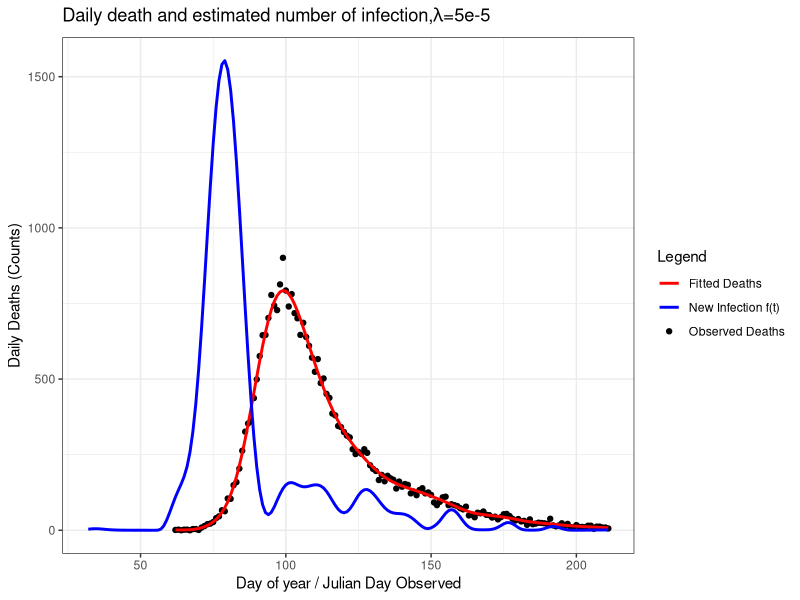
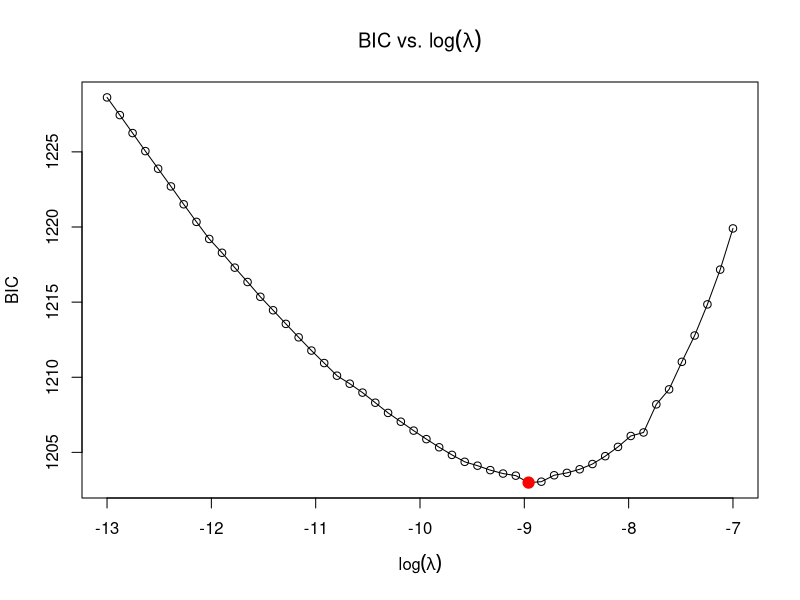
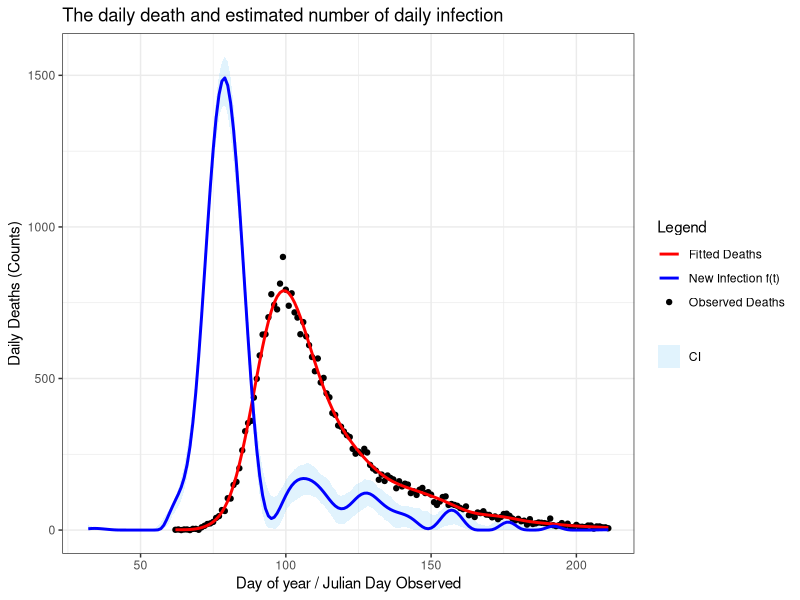

Write the R code that produced these figures, in order.
start <- Sys.time()
##=============== PROJECT 3 - EXTENDED STATISTICAL PROGRAMMING =================
# Group 12 
# Aseel Alghamdi : S2901228
# Fenanda Dwitha Kurniasari : S2744048
# Nurmawiya : S2822251

# Aseel     : Make function to contruct X, X tilde, and S (make_matrice)
#             Make objective function and its derivative
#             Revise and put comment on code
# Fenanda   : Bootstrap Uncertainty
#             Make final plot
#             Revise and put comment on code
# Nurmawiya : Preliminary Sanity Check with initial lambda, making plot
#             Fit the model using BFGS
#             Revise and put comment on code

# Repository Link
# https://github.com/fenandadwithak/Team12/tree/main/Proj3

# ==============================================================================
##                                  OUTLINE
# ==============================================================================
# This script implements a full deconvolution model to infer the daily number
# of new Covid-19 infections in England during 2020 from observed hospital
# death counts. The work follows these steps:
#
# 1. Construct the matrices required for the model: 
#       - X̃ : the B-spline basis matrix used to represent f(t)
#       - X  : the corresponding model matrix for expected deaths, obtained by
#              convolving X̃ with the infection-to-death delay distribution
#       - S  : the second-difference penalty matrix controlling smoothness.
#
# 2. Write functions for the penalised negative log-likelihood and its gradient
#    with respect to γ, where β = exp(γ) ensures positivity. Verify the gradient
#    numerically using finite differences.
#
# 3. Fit the model with a fixed smoothing parameter λ = 5e-5 as an initial
#    diagnostic check, and plot the observed deaths, fitted deaths, and the
#    corresponding infection curve f(t) to confirm sensible behaviour.
#
# 4. Select the smoothing parameter by minimising the Bayesian Information
#    Criterion (BIC). A grid of λ values is explored over log-scale
#    seq(-13, -7, length = 50), and the effective degrees of freedom are
#    computed from the Hessian at each fit.
#
# 5. Quantify uncertainty in the estimated infection curve using
#    non-parametric bootstrap resampling. Bootstrap weights are generated and
#    the model is refitted for 200 iterations to obtain a distribution of f(t).
#
# 6. Produce the final visual outputs: 
#       - observed vs fitted hospital deaths, and 
#       - the estimated infection trajectory f(t) with 95% bootstrap intervals

##===================== Data Preparation & Load library ========================
library(splines) #provides functions for constructing B-spline basis matrices
library(ggplot2) #used later for plotting fitted deaths and infection curves

df <- read.table("engcov.txt", header = TRUE) #load covid-19 deaths datasets
y <- df$nhs #observed deaths on each day
t <- df$julian #corresponding day-of-year in 2020
n <- length(y) #total observation

#probability distribution for the delay from infection to death (1–80 days)
d <- 1:80; edur <- 3.151 #mean (on log-scale) of log-normal delay distribution
sdur <- .469 #sd (on log-scale)
pd <- dlnorm(d, edur, sdur) #unnormalised probabilities
pd <- pd / sum(pd) #normalise to sum to 1

##==================== (1) Construct X, Xtilde, and S ==========================
make_matrices <- function(t, K=80) {
  # Function to construct the matrices required for the deconvolution model:
  #   - Xtilde : B-spline basis for representing f(t)
  #   - X      : model matrix mapping beta to expected deaths (via convolution)
  #   - S      : second-difference penalty matrix for smoothing beta
  #
  # Arguments:
  #   t : vector of observation days (Julian day of 2020)
  #   K : number of B-spline basis functions (default 80)
  #
  # Returns:
  #   A list containing Xtilde, X, and S.
  
  ## ----- Construct Xtilde (spline basis for f(t)) -----
  # Internal knots run from (min death day - 30) to max death day.
  # The subtraction of 30 allows f(t) to include infections up to ~30 days
  # before the first recorded death.
  
  # internal knots: K-2 points spanning the modelling range of f(t)
  internal_knots <- seq(min(t) - 30, max(t), length.out = K - 2)
  step <- diff(internal_knots[2:3]) #calculating space between adjacent knots
  #constructing full knots sequence up to total of K + 4 = 84
  full_knots <- c(internal_knots[1] - step * 3:1, #3 exterior knots before
                  internal_knots, #internal knots
                  internal_knots[length(internal_knots)] + step * 1:3)
                  #3 exterior knots after
  
  #construct matrix X-tilde using splineDesign with 84 knots as defined 
  #before starting from min(t)-30 until max(t) with order of the spline = 4
  Xtilde <- splineDesign(knots=full_knots, 
                         x=(min(t)-30):max(t), 
                         ord=4, # cubic splines
                         outer.ok= TRUE)
  
  # Construct X
  X <- matrix(0, nrow=length(t), ncol=ncol(Xtilde)) # initialize matrix to store
  #for every value in length(t) = 150
  # Execute for each observation of time (1:150)
  for (i in 1:length(t)) {
    j_max <- min(80, 29 + i) ## define upper bound for summation
    for (j in 1:j_max) { ## calculate for each days until death 
      # fill corresponding cells with corresponding element X_tilde and prob 
      # death time function
      X[i,] <- X[i,] + Xtilde[30 + i - j,] * pd[j] 
    }
  }
  
  # Construct S (Penalised Matrix)
  S <- crossprod(diff(diag(ncol(X)), diff=2))
  
  list(Xtilde=Xtilde, X=X, S=S) ## return the output into a list 
}##make_matrices

mats <- make_matrices(t) #construct matrices for the observed days
X <- mats$X ## X
S <- mats$S ## S (second-difference penalty)
Xtilde <- mats$Xtilde ## X tilde

##============= (2) Function Penalised NLL and its Objective Func. =============
# In this part, we define objective function to be optimised. For this case, 
# it's already given that f(t) has possion GLM distribution

# First, we know that (log likehood funct of poisson) formula for poisson 
#        l = ∑[yi.log(μi)−μi−log(yi!)]
#        where  μ = Xβ
#        Also, we drop log(yi!) as it does not depends on parameter
#   
# NLL = - ∑(Xβ−y⋅log(Xβ))[Negative loglikelihood function], where μ = X β and 
#       β=exp(γ). The exponential reparameterisation ensures β>0.
#
# Then, the penalty is applied to β (control smoothness of the function), 
#       P = 0.5λβ'Sβ

# Penalised NLL = NLL + P

# Objective Function
pen_nll <- function(gamma, X, y, S, lambda, weight=1) {
  # Function to compute penalised negative log likehood
  # Input/Argument : (1) Gamma : K-vector of spline coefficients
  #                  (2) y : the deaths on day of the year ti
  #                  (3) S : penalised matrix
  #                  (4) lambda : smoothing parameter
  #                  (5) weight : weight for bootstraping sampled data
  #                      adjusted for more general use in this case
  
  # Output/Return  : single numeric value of pen_nll
  beta <- exp(gamma) # β = exp(γ)
  mu <- as.vector(X %*% beta) # μ = Xβ
  #ll formulae dropping the constant of lgamma(y+1)
  ll <- sum(weight*((y * log(mu)) - mu - lgamma(y+1)))
  # likelihood funct of possion dist
  penalty <- 0.5 * lambda * t(beta) %*% (S %*% beta) # penalty
  return(-ll + penalty)
}##pen_nll

# Define Gradient vector of Objective Function/ its derivative vector 
pen_grad <- function(gamma, X, y, S, lambda, weight=1) {
  # Function to compute derivative vector
  # Input/Argument : (1) Gamma : K-vector of spline coefficients
  #                  (2) y : the deaths on day of the year ti
  #                  (3) S : penalised matrix
  #                  (4) lambda : smoothing parameter
  #                  (5) weight : weight for bootstraping sampled data
  #                      adjusted for more general use in this case
  
  beta <- exp(gamma) # β = exp(γ), ensures positivity
  mu <- X %*% beta # μ = Xβ
  F <- t(X) %*% (weight*(y / mu - 1)) # ∂li/∂γj; or F =  diag(yi/µi−1).X.diag(β) 
  grad_ll <- -F * beta # total derivative for all data
  grad_pen <- lambda * (beta * (S %*% beta)) # total gradient for penalty 
  return(as.vector(grad_ll + grad_pen))
}

# Checking the derivative (From SP Notes pg 74)
K <- 80
fd <- gamma0 <- rep(0, K) #start from all zeros
lambda <- 5e-5 
pen_nll0 <- pen_nll(gamma0, X, y, S, lambda) 
eps <- 1e-7
for (i in 1:length(gamma0)) {
  gamma1 <- gamma0; gamma1[i] <- eps
  pen_nll1 <- pen_nll(gamma1,X,y,S,lambda)
  fd[i] <- (pen_nll1 - pen_nll0)/eps
}
range(fd - pen_grad(gamma0, X, y, S, lambda)) ## apx zero, correct gradient

##============== (3) Finding the sane starting values for gamma ================
gamma0 <- rep(0, K)       # initial values for gamma
lambda <- 5e-5            # fixed smoothing parameter for sanity check

#minimise the penalised negative log-likelihood using BFGS.
#the analytic gradient (pen_grad) is supplied to improve optimisation stability
fit <- optim(
  par     = gamma0,                 # initial gamma
  fn      = pen_nll,                # objective function
  gr      = pen_grad,               # analytic gradient
  method  = "BFGS",                 # efficient for smooth problems
  X=X, y=y, S=S, lambda=lambda
)

beta_hat <- exp(fit$par) #estimated spline coefficients - beta hat
mu_hat <- as.vector(X %*% beta_hat) #fitted deaths - mu hat
gamma2 <- fit$par #sane starting values for gamma

# Construct data frames for plotting:
#   deaths_df : observed deaths and fitted deaths
#   infect_df : estimated infection curve f̂(t) = Xtilde*beta hat
deaths_df <- data.frame(day = t, deaths = y, fitted = mu_hat)
infect_df <- data.frame(day = (min(t)-30):max(t),
                        f_hat = as.vector(Xtilde %*% beta_hat))

# Plot the observed deaths, fitted deaths, and estimated infection curve f(t)
windows()
ggplot() +
  geom_point(data = deaths_df,
             aes(x = day, y = deaths, 
                 color = "Observed Deaths"), size=1.5) +
  geom_line(data = deaths_df,
            aes(x = day, y = fitted, 
                color = "Fitted Deaths"), size=1) +
  geom_line(data = infect_df,
            aes(x = day, y = f_hat, 
                color = "New Infection f(t)"), size = 1) +
  labs(
    x = "Day of year / Julian Day Observed",
    y = "Daily Deaths (Counts)",
    title = expression(paste("Daily death and estimated number of infection,",
                             lambda, "=5e-5")),
    color = "Legend"
  ) +
  scale_color_manual(
    values = c(
      "Observed Deaths" = "black",
      "Fitted Deaths" = "red",
      "New Infection f(t)" = "blue"
    )) +
  theme_bw()

##================ (4) Fit the model using BFGS optimization ===================
# Create a grid of lambda values on the log-scale (from exp(-13) to exp(-7))
lambdas <- exp(seq(-13, -7, length=50))
BIC_vals <- numeric(length(lambdas)) #prepare a vector to store BIC_vals

for (i in seq_along(lambdas)) { #loop over lambdas sequence
  # Fit the penalised model using BFGS optimisation
  #    - gamma2 is the starting value from the initial sanity check
  #    - pen_nll is the penalised negative log-likelihood
  #    - pen_grad is the analytic gradient
  fit <- optim(par=gamma2, fn=pen_nll, gr=pen_grad, method="BFGS",
               X=X, y=y, S=S, lambda=lambdas[i])
  
  # Convert fitted gamma to beta (β = exp(γ))
  beta_hat <- exp(fit$par)
  
  # Compute fitted mean deaths μ = Xβ
  mu_hat <- as.vector(X %*% beta_hat)
  
  # Construct the Fisher information matrix for Poisson GLM:
  #   W = diag(μ)
  #   H0 = Xᵀ W X  (unpenalised Hessian)
  W <- diag(as.vector(y / mu_hat^2))
  H0 <- t(X) %*% W %*% X
  
  # Penalised Hessian: Hλ = H0 + λS
  H_lambda <- H0 + lambdas[i] * S
  
  # Effective Degrees of Freedom = trace(Hλ⁻¹ H0)
  EDF <- sum(diag(solve(H_lambda, H0)))
  
  # Compute the *penalty term* for the fitted coefficients
  penalty <- 0.5 * lambdas[i] * t(beta_hat) %*% (S %*% beta_hat) # penalty
  
  # Recover the full log-likelihood:
  # optim() returns the penalised NLL = -(ll) + penalty
  # So: ll = -fit$value + penalty
  ll = -fit$value + penalty
  
  # Compute BIC = -2 * log-likelihood + log(n) * EDF
  BIC_vals[i] <- -2 * ll + log(length(y)) * EDF
}

# Identify the index of the lambda value that minimises BIC
min_BIC_index <- which.min(BIC_vals) #store minimum BIC lambda index
best_lambda <- lambdas[min_BIC_index] ## Optimum Lambda

# Plot BIC against lambda
windows()
plot(log(lambdas), BIC_vals, type = "o",
     xlab = expression(log(lambda)),
     ylab = "BIC",
     main = expression("BIC vs. " * log(lambda)))

# Mark the optimal lambda with a red point
points(log(lambdas[min_BIC_index]), BIC_vals[min_BIC_index],
       col = "red", pch = 19, cex = 1.5)

# Parameter (µ) when Lambda optimum
fit <- optim(par=gamma2, fn=pen_nll, gr=pen_grad, method="BFGS",
             X=X, y=y, S=S, lambda=lambdas[min_BIC_index])
beta_hat <- exp(fit$par)
mu_hat <- X %*% beta_hat

# Refit model using optimal lambda
fit <- optim(par=gamma2, fn=pen_nll, gr=pen_grad, method="BFGS",
             X=X, y=y, S=S, lambda=lambdas[min_BIC_index])

# Extract coefficcients and fitted deaths
beta_hat <- exp(fit$par)
mu_hat <- X %*% beta_hat

# Estimated Daily New Infection (ft)
ft <- Xtilde %*% beta_hat

##=============== (5) Non Parametric Bootstrap Uncertainty =====================
# Initialise number of replicate sample
n_bootstrap <- 200 

# Matrix to store bootstrap infection curves
mat_boots <- matrix(NA, nrow=nrow(Xtilde), ncol=n_bootstrap)

# Perform 200 bootstrap refits
for (b in 1:n_bootstrap) {
  
  # Bootstrap weights (multinomial re-sampling)
  wb <- tabulate(sample(n, replace=TRUE), n)
  
  # Fit penalised model with bootstrap weights
  fit_b <- optim(gamma2, 
                 pen_nll, gr=pen_grad, 
                 method="BFGS",
                 y=y, X=X, S=S, 
                 lambda=best_lambda, 
                 weight=wb)
  
  # Compute β̂ and f̂(t) for this bootstrap sample
  beta_b <- exp(fit_b$par)
  mat_boots[,b] <- Xtilde %*% beta_b ## estimate number of new infection
}

# Construct 95% Confidence intervals
lb_ft = apply(mat_boots, 1, quantile, probs=0.025) ##lowebound
ub_ft = apply(mat_boots, 1, quantile, probs=0.975) ##upperbound
                    
##============================= (6) FINAL PLOT =================================
# Define Dataset : Estimated Daily Number of New Infection
infect <- data.frame(day=(min(t)-30):max(t),
                     ft = ft,
                     lb_ft = lb_ft,
                     ub_ft = ub_ft)
# Define Dataset : Estimated Daily Death and Observed Daily Death
deaths <- data.frame(day = t,
                     obs_death = y,
                     est_death = mu_hat)

# Final Plot: fitted deaths, observed deaths, infection curve, and CI
windows()
ggplot() +
  ## Add 95% CI to plot
  geom_ribbon(
    data = infect,
    aes(x = day, ymin = lb_ft, ymax = ub_ft, fill = "CI")
  ) +
  ## Add point represents death recorded from nhs data
  geom_point(
    data = deaths,
    aes(x = day, y = obs_death, color = "Observed Deaths"),
    size = 1.5
  ) +
  ## Add line represents estimated death
  geom_line(
    data = deaths,
    aes(x = day, y = est_death, color = "Fitted Deaths"),
    size = 1
  ) +
  ## Add line represents estimated f(t) based on 200 replicates data
  geom_line(
    data = infect,
    aes(x = day, y = ft, color = "New Infection f(t)"),
    size = 1
  ) +
  ## Add label
  labs(
    x = "Day of year / Julian Day Observed",
    y = "Daily Deaths (Counts)",
    title = "The daily death and estimated number of daily infection",
    color = "Legend",
    fill = "Legend"
  ) +
  ## Add legend for line and points
  scale_color_manual(
    values = c(
      "Observed Deaths" = "black",
      "Fitted Deaths" = "red",
      "New Infection f(t)" = "blue"
    ),
    guide = "legend"
  ) +
  ## Add legend for CI
  scale_fill_manual(
    values = c("CI" = rgb(0.53, 0.81, 0.98, 0.25)),
    guide = "legend"
  ) +
  guides(
    color = guide_legend(
      title = "Legend",
      order = 1,
      override.aes = list(fill = NA)
    ),
    fill = guide_legend(
      title = NULL, ## no titles for CI's legend
      order = 1,
      override.aes = list(
        linetype = 0,
        shape = 22,
        size = 5,
        color = NA,
        fill = rgb(0.53, 0.81, 0.98, 0.25)
      )
    )
  ) +
  theme_bw()

end <- Sys.time()
end-start
